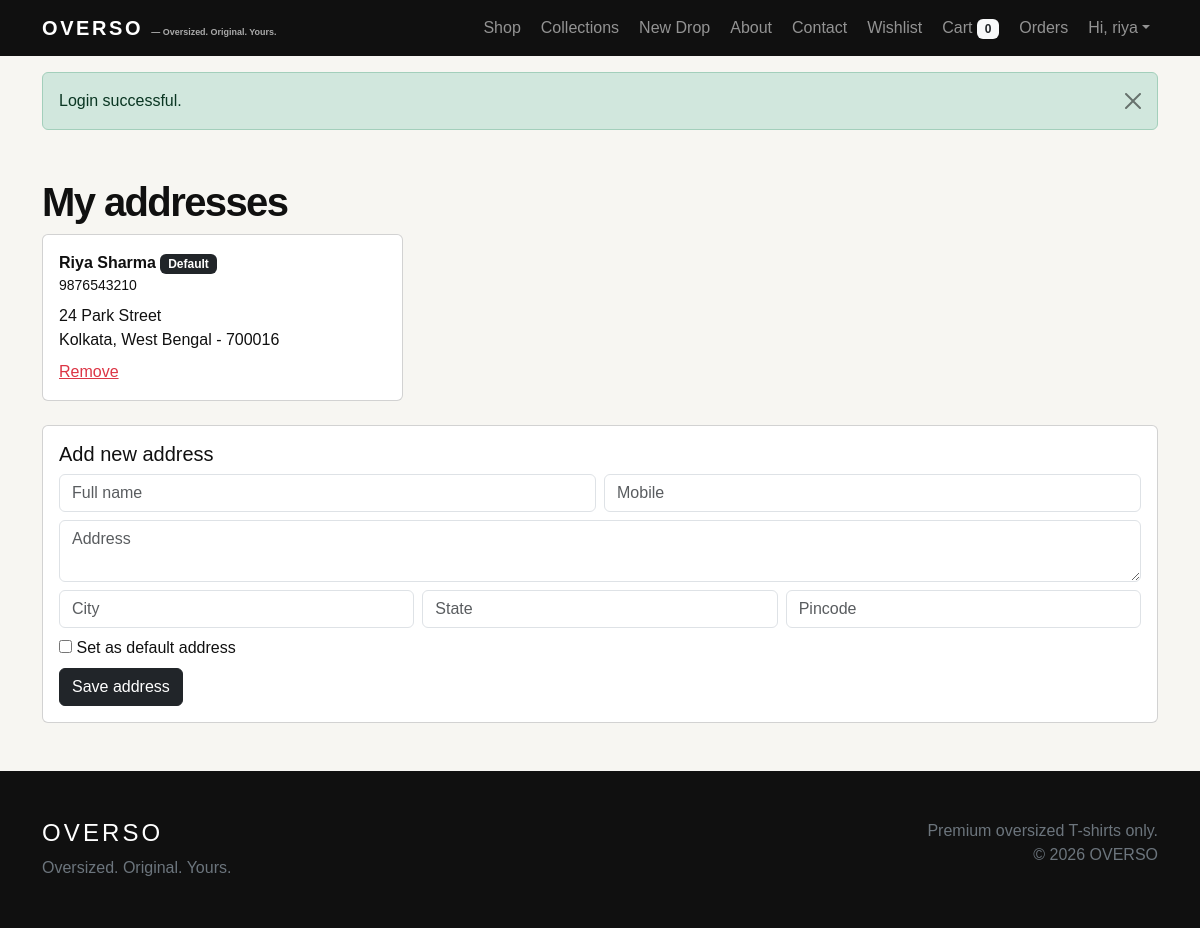
Screenshot of /addresses.php (signed in) with the database file from the repository.
### tables this page shows
CREATE TABLE addresses (id INT AUTO_INCREMENT PRIMARY KEY,user_id INT NOT NULL,full_name VARCHAR(100) NOT NULL,mobile VARCHAR(15) NOT NULL,address TEXT NOT NULL,city VARCHAR(60) NOT NULL,state VARCHAR(60) NOT NULL,pincode VARCHAR(10) NOT NULL,is_default TINYINT(1) DEFAULT 0,FOREIGN KEY(user_id) REFERENCES users(id) ON DELETE CASCADE);

### includes/functions.php (called while the page is built, shortened)
<?php
function e($value): string { return htmlspecialchars((string)$value, ENT_QUOTES, 'UTF-8'); }
function base(string $path = ''): string {
    return preg_match('#^https?://#i', $path) ? $path : '/OVERSO/' . ltrim($path, '/');
}

### addresses.php (the view)
<?php require 'includes/functions.php';require_login();$pdo=db();$uid=user()['id'];if($_SERVER['REQUEST_METHOD']==='POST'){if(($_POST['action']??'')==='add'){$pdo->prepare('INSERT INTO addresses(user_id,full_name,mobile,address,city,state,pincode,is_default) VALUES(?,?,?,?,?,?,?,?)')->execute([$uid,trim($_POST['full_name']),trim($_POST['mobile']),trim($_POST['address']),trim($_POST['city']),trim($_POST['state']),trim($_POST['pincode']),empty($_POST['default'])?0:1]);if(!empty($_POST['default']))$pdo->prepare('UPDATE addresses SET is_default=0 WHERE user_id=? AND id!=?')->execute([$uid,$pdo->lastInsertId()]);flash('success','Address saved.');}go('addresses.php');}if(($_GET['action']??'')==='delete'){$pdo->prepare('DELETE FROM addresses WHERE id=? AND user_id=?')->execute([(int)$_GET['id'],$uid]);flash('success','Address removed.');go('addresses.php');}$q=$pdo->prepare('SELECT * FROM addresses WHERE user_id=? ORDER BY is_default DESC,id DESC');$q->execute([$uid]);$addresses=$q->fetchAll();$pageTitle='Addresses';require 'includes/header.php';require 'includes/navbar.php'; ?>
<main class="container my-5"><h1 class="section-title">My addresses</h1><div class="row g-3"><?php foreach($addresses as $a): ?><div class="col-md-4"><div class="card card-body h-100"><b><?=e($a['full_name'])?> <?=$a['is_default']?'<span class="badge text-bg-dark">Default</span>':''?></b><small><?=e($a['mobile'])?></small><p class="mt-2 mb-2"><?=e($a['address'])?><br><?=e($a['city'])?>, <?=e($a['state'])?> - <?=e($a['pincode'])?></p><a class="text-danger" href="<?=base('addresses.php?action=delete&id='.$a['id'])?>" data-confirm="Remove this address?">Remove</a></div></div><?php endforeach ?></div><form method="post" class="card card-body mt-4"><input type="hidden" name="action" value="add"><h5>Add new address</h5><div class="row g-2"><div class="col-md-6"><input class="form-control" name="full_name" placeholder="Full name" required></div><div class="col-md-6"><input class="form-control" name="mobile" placeholder="Mobile" required></div><div class="col-12"><textarea class="form-control" name="address" placeholder="Address" required></textarea></div><div class="col-md"><input class="form-control" name="city" placeholder="City" required></div><div class="col-md"><input class="form-control" name="state" placeholder="State" required></div><div class="col-md"><input class="form-control" name="pincode" placeholder="Pincode" required></div><div class="col-12"><label><input type="checkbox" name="default"> Set as default address</label></div><div><button class="btn btn-dark">Save address</button></div></div></form></main><?php require 'includes/footer.php'; ?>

### assets/css/style.css (style rules this page uses)
:root { --ink:#101010;--paper:#f7f6f2;--lime:#d6ff39 }
body { background:var(--paper);color:var(--ink);font-family:Arial,sans-serif }
.section-title { font-weight:800;letter-spacing:-.04em }

### rows the page displays
addresses: full_name "Riya Sharma", is_default "Default", mobile "9876543210", address "24 Park Street", city "Kolkata", state "West Bengal", pincode "700016"

### other values shown
cart_count() "0"
user()['username'] "riya"
$msg "Login successful."
